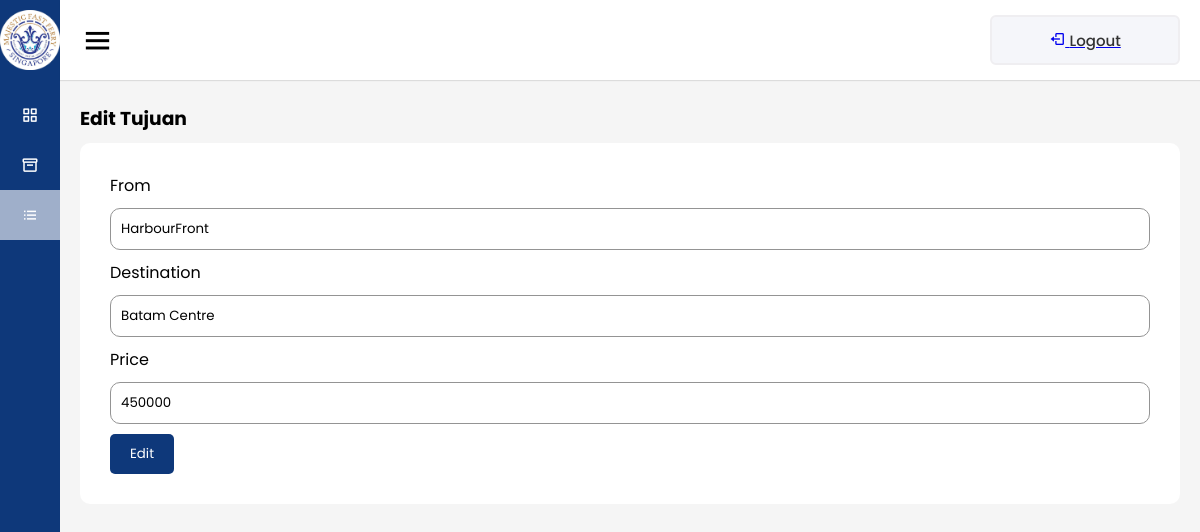
Page /tujuan/tujuan-edit.php?id_tujuan=4 (signed in) on the committed database.
### tables this page shows
CREATE TABLE `tb_tujuan` (
  `id_tujuan` int NOT NULL,
  `dari` varchar(50) NOT NULL,
  `destination` varchar(50) NOT NULL,
  `price` int NOT NULL
);

### tujuan/tujuan-edit.php (the view, shortened to what this page needs)
<?php
  include '../connection.php';
  $id_tujuan = $_GET['id_tujuan'];
  $sql = "SELECT * FROM tb_tujuan WHERE id_tujuan = '$id_tujuan'";
  $result = mysqli_query($koneksi, $sql);
  $data = mysqli_fetch_assoc($result);
?>
<!DOCTYPE html>
<html lang="en">
<head>
   <link rel="stylesheet" href="../css/admin.css" />
   <link
	href="https://unpkg.com/boxicons@2.0.7/css/boxicons.min.css"
			rel="stylesheet"/>
</head>
<body>
<div class="sidebar">
	<div class="logo-details">
		<img src="../assets/majestic.png" alt="" width="60" />
		<span class="logo_name"> Majestic</span>
	</div>
	<ul class="nav-links">
	   <li>
		<a href="../admin.php">
		   <i class="bx bx-grid-alt"></i>
		   <span class="links_name">Dashboard</span>
		</a>
	   </li>
	   <li>
		<a href="../jadwal/jadwal.php">
		   <i class="bx bx-box"></i>
		   <span class="links_name">Jadwal</span>
		</a>
	   </li>
	   <li>
		<a href="../tujuan/tujuan.php" class="active">
		   <i class="bx bx-list-ul"></i>
		   <span class="links_name">Tujuan</span>
		</a>
	   </li>
	</ul>
   </div>
   <section class="home-section">
	<nav>
	   <div class="sidebar-button">
		<i class="bx bx-menu sidebarBtn"></i>
	   </div>
	   <div class="profile-details">
		   <a href="../logout.php">
            <i class="bx bx-log-out"></i>
            <span class="links_name">Logout</span>
          </a>
	   </div>
	</nav>
	<div class="home-content">
	   <h3>Edit Tujuan</h3>
	   <div class="form-login">
		<form
              action="tujuan-proses.php"
              method="post"
              enctype="multipart/form-data"
            >
               <label for="tujuan">From</label>
               <input
                 class="input"
                 type="text"
                 name="dari"
                 id="dari"
                 placeholder="From"
                 value="<?= $data['dari'] ?>"
               />
               <label for="tujuan">Destination</label>
               <input
                 class="input"
                 type="text"
                 name="destination"
                 id="destination"
                 placeholder="Destination"
                 value="<?= $data['destination']?>"
               />
                <label for="tujuan">Price</label>
                <input
                  class="input"
                  type="text"
                  name="price"
                  id="price"
                  placeholder="Price"
                  value="<?= $data['price']?>"
                />
               <button type="submit" class="btn btn-simpan" name="edit">
                 Edit
               </button>
          </form>
	   </div>
    </div>
  </section>
</body>
</html>

### css/admin.css (style rules this page uses)
* { margin: 0; padding: 0; box-sizing: border-box; font-family: "Poppins", sans-serif; }
.sidebar { position: fixed; height: 100%; width: 240px; background: #0e387a; transition: all 0.5s ease; }
.sidebar .logo-details { height: 80px; display: flex; align-items: center; }
.sidebar .logo-details img { width: 60px; }
.sidebar .logo-details .logo_name { color: #fff; font-size: 24px; font-weight: 500; }
.sidebar .nav-links { margin-top: 10px; }
.sidebar .nav-links li { position: relative; list-style: none; height: 50px; }
.sidebar .nav-links li a { height: 100%; width: 100%; display: flex; align-items: center; text-decoration: none; transition: all 0.4s ease; }
.sidebar .nav-links li a.active, .sidebar .nav-links li a:hover { background: #9fafca; }
.sidebar .nav-links li i { min-width: 60px; text-align: center; font-size: 18px; color: #fff; }
.sidebar .nav-links li a .links_name { color: #fff; font-size: 15px; font-weight: 400; white-space: nowrap; }
.home-section { position: relative; background: #f5f5f5; min-height: 100vh; width: calc(100% - 240px); left: 240px; transition: all 0.5s ease; }
.home-section nav { display: flex; justify-content: space-between; height: 80px; background: #fff; display: flex; align-items: center; position: fixed; width: calc(100% - 240px); left: 240px; z-index: 100; padding: 0 20px; box-shadow: 0 1px 1px rgba(0, 0, 0, 0.1); transition: all 0.5s ease; }
.home-section nav .sidebar-button { display: flex; align-items: center; font-size: 24px; font-weight: 500; }
nav .sidebar-button i { font-size: 35px; margin-right: 10px; }
.home-section nav .profile-details { display: flex; align-items: center; justify-content: center; background: #f5f6fa; border: 2px solid #efeef1; border-radius: 6px; height: 50px; min-width: 190px; }
nav .profile-details .links_name { font-size: 15px; font-weight: 500; color: #333; white-space: nowrap; }
.home-section .home-content { position: relative; padding-top: 104px; padding-left: 20px; padding-right: 20px; }
.btn { background-color: #0e387a; color: white; padding: 10px 20px; border: none; border-radius: 5px; cursor: pointer; text-decoration: none; }
.form-login { display: flex; flex-direction: column; align-items: center; background-color: white; padding: 30px; margin: 10px auto; border-radius: 10px; }
.input { width: 100%; margin: 10px 0; padding: 10px; border-radius: 10px; border: 1px solid rgb(148, 148, 148); }
@media (max-width: 1240px) { .sidebar { width: 60px; } }
@media (max-width: 1240px) { .home-section { width: calc(100% - 60px); left: 60px; } }
@media (max-width: 1240px) { .home-section nav { width: calc(100% - 60px); left: 60px; } }

### rows in the picture
tb_tujuan: dari "HarbourFront", destination "Batam Centre", price "450000"
